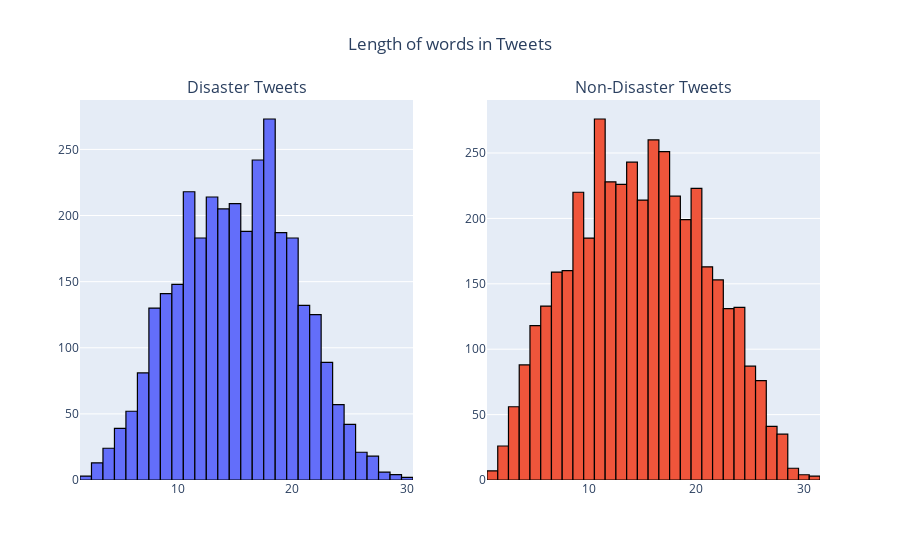

Notebook cell for this chart:
### Markdown cell above
### E. Visualize length of tweets

### Code cell
# plot the histograms for the length of words in each tweet for both target categories
word_len_dis = df_cleaned[df_cleaned['target']==1]['text'].str.split().map(lambda x : len(x))

word_len_non_dis = df_cleaned[df_cleaned['target']==0]['text'].str.split().map(lambda x : len(x))

fig = make_subplots(rows=1, cols=2,subplot_titles=("Disaster Tweets", "Non-Disaster Tweets"))

fig.add_trace(
            go.Histogram(x=word_len_dis,marker_line=dict(color='black'),marker_line_width=1.2),
            row=1, col=1
).add_trace(
            go.Histogram(x=word_len_non_dis,marker_line=dict(color='black'),marker_line_width=1.2),
            row=1, col=2
).update_layout(title_text="Length of words in Tweets",title_x=0.5,showlegend=False).show()

### Figure 1 — Plotly figure (JSON) as saved in the notebook; plotly's stock layout.template omitted (floating-point values rounded to 4 significant figures; data arrays with more than 128 entries replaced by an {"elided": "..."} marker saying what was removed)
{"data": [{"marker": {"line": {"color": "black", "width": 1.2}}, "type": "histogram", "x": {"elided": "3229 int values"}, "xaxis": "x", "yaxis": "y"}, {"marker": {"line": {"color": "black", "width": 1.2}}, "type": "histogram", "x": {"elided": "4323 int values"}, "xaxis": "x2", "yaxis": "y2"}], "layout": {"annotations": [{"font": {"size": 16}, "showarrow": false, "text": "Disaster Tweets", "x": 0.225, "xanchor": "center", "xref": "paper", "y": 1, "yanchor": "bottom", "yref": "paper"}, {"font": {"size": 16}, "showarrow": false, "text": "Non-Disaster Tweets", "x": 0.775, "xanchor": "center", "xref": "paper", "y": 1, "yanchor": "bottom", "yref": "paper"}], "showlegend": false, "title": {"text": "Length of words in Tweets", "x": 0.5}, "xaxis": {"anchor": "y", "domain": [0, 0.45]}, "xaxis2": {"anchor": "y2", "domain": [0.55, 1]}, "yaxis": {"anchor": "x", "domain": [0, 1]}, "yaxis2": {"anchor": "x2", "domain": [0, 1]}}}
